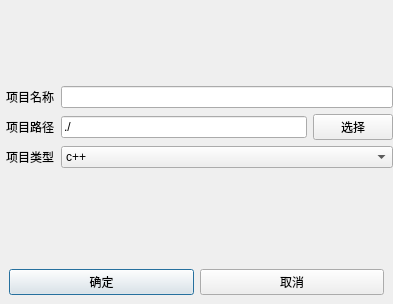
<?xml version="1.0" encoding="UTF-8"?>
<ui version="4.0">
 <class>NewProjectDialog</class>
 <widget class="QDialog" name="NewProjectDialog">
  <property name="geometry">
   <rect>
    <x>0</x>
    <y>0</y>
    <width>393</width>
    <height>304</height>
   </rect>
  </property>
  <property name="windowTitle">
   <string>Dialog</string>
  </property>
  <layout class="QGridLayout" name="gridLayout">
   <property name="leftMargin">
    <number>0</number>
   </property>
   <property name="topMargin">
    <number>0</number>
   </property>
   <property name="rightMargin">
    <number>0</number>
   </property>
   <property name="bottomMargin">
    <number>0</number>
   </property>
   <item row="3" column="1">
    <widget class="QLabel" name="label_2">
     <property name="text">
      <string>项目类型</string>
     </property>
    </widget>
   </item>
   <item row="5" column="0" colspan="4">
    <widget class="QWidget" name="widget" native="true">
     <layout class="QHBoxLayout" name="horizontalLayout">
      <item>
       <widget class="QPushButton" name="pushButton">
        <property name="text">
         <string>确定</string>
        </property>
       </widget>
      </item>
      <item>
       <widget class="QPushButton" name="pushButton_2">
        <property name="text">
         <string>取消</string>
        </property>
       </widget>
      </item>
     </layout>
    </widget>
   </item>
   <item row="0" column="2">
    <spacer name="verticalSpacer">
     <property name="orientation">
      <enum>Qt::Vertical</enum>
     </property>
     <property name="sizeHint" stdset="0">
      <size>
       <width>20</width>
       <height>40</height>
      </size>
     </property>
    </spacer>
   </item>
   <item row="1" column="1">
    <widget class="QLabel" name="label">
     <property name="text">
      <string>项目名称</string>
     </property>
    </widget>
   </item>
   <item row="4" column="2">
    <spacer name="verticalSpacer_3">
     <property name="orientation">
      <enum>Qt::Vertical</enum>
     </property>
     <property name="sizeHint" stdset="0">
      <size>
       <width>20</width>
       <height>40</height>
      </size>
     </property>
    </spacer>
   </item>
   <item row="2" column="1">
    <widget class="QLabel" name="label_pro_dir">
     <property name="text">
      <string>项目路径</string>
     </property>
    </widget>
   </item>
   <item row="2" column="2">
    <widget class="QLineEdit" name="lineEdit_path">
     <property name="text">
      <string>./</string>
     </property>
    </widget>
   </item>
   <item row="2" column="3">
    <widget class="QPushButton" name="pushButton_select_dir">
     <property name="text">
      <string>选择</string>
     </property>
    </widget>
   </item>
   <item row="1" column="2" colspan="2">
    <widget class="QLineEdit" name="lineEdit_pro_name"/>
   </item>
   <item row="3" column="2" colspan="2">
    <widget class="QComboBox" name="comboBox">
     <item>
      <property name="text">
       <string>c++</string>
      </property>
     </item>
     <item>
      <property name="text">
       <string>空</string>
      </property>
     </item>
    </widget>
   </item>
  </layout>
 </widget>
 <resources/>
 <connections/>
</ui>
